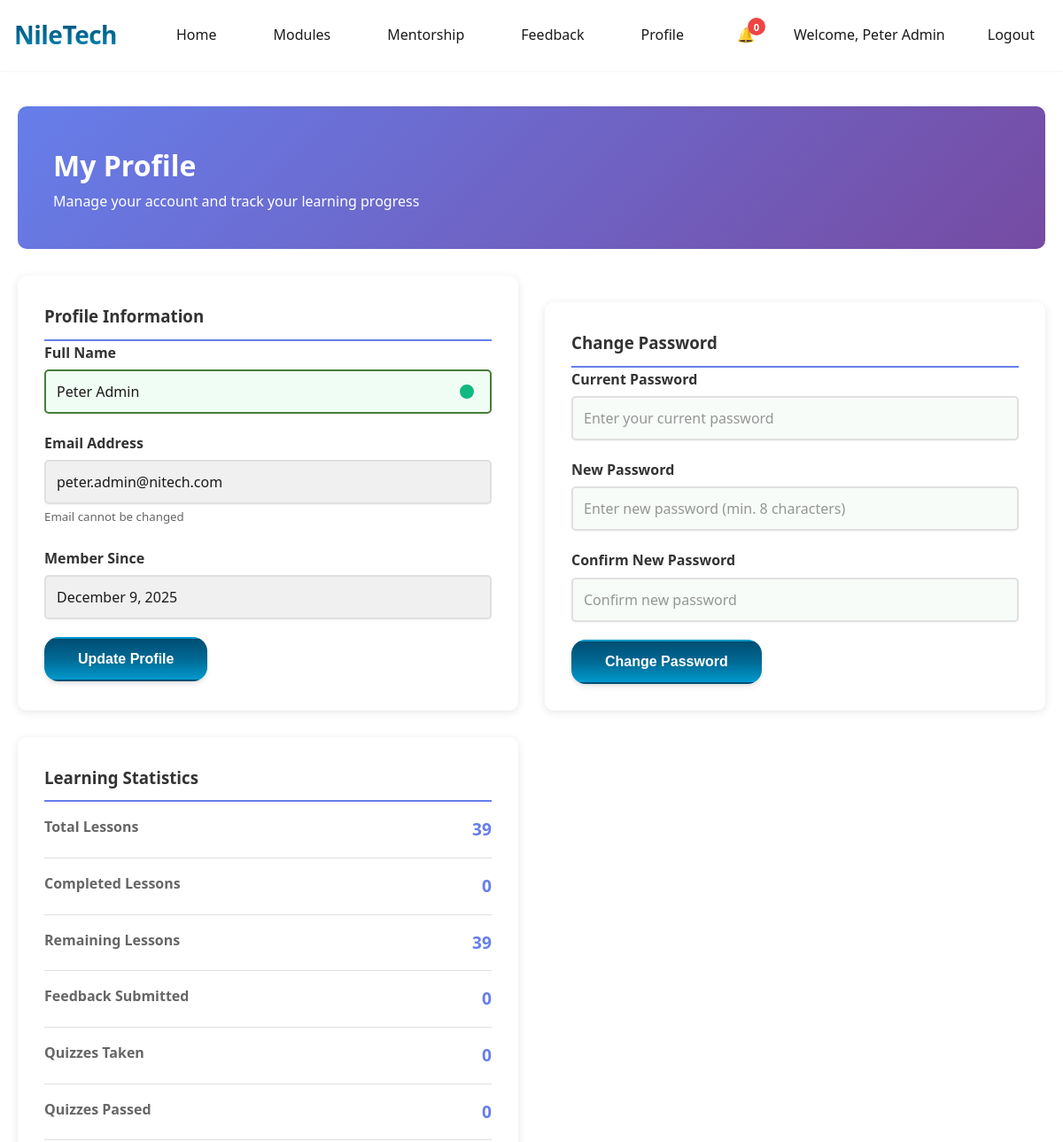
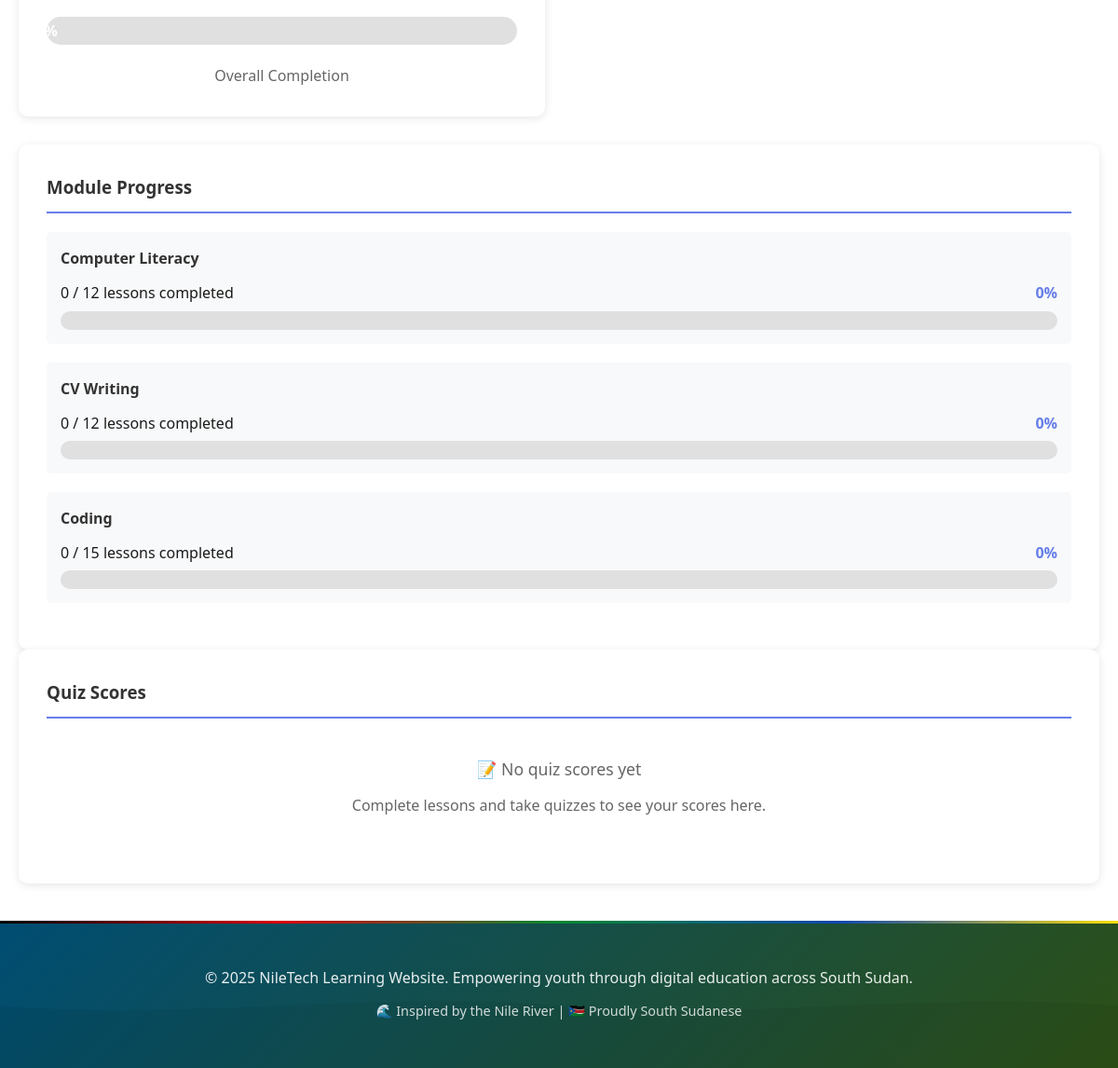
The page /pages/profile.php (signed in) on the database its author committed (2 pictures, top to bottom).
### tables this page shows
CREATE TABLE IF NOT EXISTS users (
    id INT(11) NOT NULL AUTO_INCREMENT,
    full_name VARCHAR(100) NOT NULL,
    email VARCHAR(100) NOT NULL UNIQUE,
    password VARCHAR(255) NOT NULL,
    role ENUM('user', 'admin') DEFAULT 'user',
    created_at TIMESTAMP DEFAULT CURRENT_TIMESTAMP,
    updated_at TIMESTAMP DEFAULT CURRENT_TIMESTAMP ON UPDATE CURRENT_TIMESTAMP,
    PRIMARY KEY (id),
    INDEX idx_email (email),
    INDEX idx_role (role)
);

CREATE TABLE IF NOT EXISTS modules (
    id INT(11) NOT NULL AUTO_INCREMENT,
    name VARCHAR(100) NOT NULL,
    slug VARCHAR(100) NOT NULL UNIQUE,
    description TEXT,
    icon VARCHAR(50),
    created_at TIMESTAMP DEFAULT CURRENT_TIMESTAMP,
    updated_at TIMESTAMP DEFAULT CURRENT_TIMESTAMP ON UPDATE CURRENT_TIMESTAMP,
    PRIMARY KEY (id),
    INDEX idx_slug (slug)
);

### config/session.php (called while the page is built, shortened)
<?php
$currentUserId   = $_SESSION['user_id'];
$currentUserName = $_SESSION['user_name'] ?? 'Learner';

### includes/functions.php (called while the page is built, shortened)
<?php
function formatDate($date, $format = 'F j, Y') {
    return date($format, strtotime($date));
}
?>

### pages/profile.php (the view, shortened to what this page needs)
<?php
require_once __DIR__ . '/config/session.php';
require_once __DIR__ . '/includes/functions.php';
$conn = getDBConnection();
$stmt = $conn->prepare("SELECT full_name, email, created_at FROM users WHERE id = ?");
$stmt->bind_param("i", $currentUserId);
$stmt->execute();
$result = $stmt->get_result();
$user = $result->fetch_assoc();
$statsQuery = "
    SELECT
        (SELECT COUNT(*) FROM lessons) as total_lessons,
        (SELECT COUNT(*) FROM user_progress WHERE user_id = ? AND completed = TRUE) as completed_lessons,
        (SELECT COUNT(*) FROM feedback WHERE user_id = ?) as feedback_count,
        (SELECT COUNT(*) FROM quiz_scores WHERE user_id = ?) as total_quizzes,
        (SELECT COUNT(*) FROM quiz_scores WHERE user_id = ? AND passed = TRUE) as passed_quizzes,
        (SELECT AVG(percentage) FROM quiz_scores WHERE user_id = ?) as avg_quiz_score
";
$stmt = $conn->prepare($statsQuery);
$stmt->bind_param("iiiii", $currentUserId, $currentUserId, $currentUserId, $currentUserId, $currentUserId);
$stmt->execute();
$result = $stmt->get_result();
$stats = $result->fetch_assoc();
$moduleStatsQuery = "
    SELECT
        m.id,
        m.name,
        m.slug,
        COUNT(l.id) as total_lessons,
        SUM(CASE WHEN up.completed = TRUE THEN 1 ELSE 0 END) as completed_lessons
    FROM modules m
    LEFT JOIN lessons l ON m.id = l.module_id
    LEFT JOIN user_progress up ON l.id = up.lesson_id AND up.user_id = ?
    GROUP BY m.id, m.name, m.slug
    ORDER BY m.id
";
$stmt = $conn->prepare($moduleStatsQuery);
$stmt->bind_param("i", $currentUserId);
$stmt->execute();
$result = $stmt->get_result();
$moduleStats = [];
while ($row = $result->fetch_assoc()) {
    $moduleStats[] = $row;
}
$quizScores = [];
$completionPercentage = $stats['total_lessons'] > 0
    ? round(($stats['completed_lessons'] / $stats['total_lessons']) * 100, 2)
    : 0;
?>
<!DOCTYPE html>
<html lang="en">
<head>
    <link rel="stylesheet" href="css/style.css">
</head>
<body>
    <nav class="navbar">
        <div class="container">
            <div class="nav-brand">
                <a href="index.php" style="text-decoration: none; color: inherit;">
                    <h1>NileTech</h1>
                </a>
            </div>
            <ul class="nav-menu" id="navMenu">
                <li><a href="index.php">Home</a></li>
                <li><a href="index.php#modules">Modules</a></li>
                <li><a href="mentorship.php">Mentorship</a></li>
                <li><a href="feedback.php">Feedback</a></li>
                <li><a href="profile.php" class="active">Profile</a></li>
                <li style="position: relative;">
                    <a href="#" id="notification-bell" class="nav-link-login" style="position: relative; padding: 8px 12px; text-decoration: none;">
                        🔔
                        <span id="notification-badge" style="display: none; position: absolute; top: 0; right: 0; background: #ef4444; color: white; border-radius: 50%; width: 20px; height: 20px; font-size: 0.7rem; display: flex; align-items: center; justify-content: center; font-weight: bold;">0</span>
                    </a>
                </li>
                <li class="nav-user">
                    <span>Welcome, <?php echo htmlspecialchars($currentUserName, ENT_QUOTES, 'UTF-8'); ?></span>
                </li>
                <li><a href="logout.php" class="nav-link-login">Logout</a></li>
            </ul>
        </div>
    </nav>
    <div class="profile-container">
        <div class="profile-header">
            <h1>My Profile</h1>
            <p>Manage your account and track your learning progress</p>
        </div>
        <div class="profile-content">
            <div class="profile-card">
                <h3>Profile Information</h3>
                <form method="POST">
                    <div class="form-group">
                        <label for="full_name">Full Name</label>
                        <input
                            type="text"
                            id="full_name"
                            name="full_name"
                            value="<?php echo htmlspecialchars($user['full_name'] ?? '', ENT_QUOTES, 'UTF-8'); ?>"
                            required
                        >
                    </div>
                    <div class="form-group">
                        <label for="email">Email Address</label>
                        <input
                            type="email"
                            id="email"
                            name="email"
                            value="<?php echo htmlspecialchars($user['email'] ?? '', ENT_QUOTES, 'UTF-8'); ?>"
                            disabled
                            style="background: #f0f0f0;"
                        >
                        <small style="color: #666;">Email cannot be changed</small>
                    </div>
                    <div class="form-group">
                        <label>Member Since</label>
                        <input
                            type="text"
                            value="<?php echo formatDate($user['created_at'] ?? date('Y-m-d')); ?>"
                            disabled
                            style="background: #f0f0f0;"
                        >
                    </div>
                    <button type="submit" name="update_profile" class="btn btn-primary">Update Profile</button>
                </form>
            </div>
            <div class="profile-card" style="margin-top: 30px;">
                <h3>Change Password</h3>
                <?php
                $passwordErrors = [];
                ?>
                <form method="POST">
                    <div class="form-group">
                        <label for="current_password">Current Password</label>
                        <input
                            type="password"
                            id="current_password"
                            name="current_password"
                            placeholder="Enter your current password"
                            required
                            <?php echo isset($passwordErrors['current_password']) ? 'style="border-color: #ef4444;"' : ''; ?>
                        >
                    </div>
                    <div class="form-group">
                        <label for="new_password">New Password</label>
                        <input
                            type="password"
                            id="new_password"
                            name="new_password"
                            placeholder="Enter new password (min. 8 characters)"
                            required
                            minlength="8"
                            <?php echo isset($passwordErrors['new_password']) ? 'style="border-color: #ef4444;"' : ''; ?>
                        >
                    </div>
                    <div class="form-group">
                        <label for="confirm_password">Confirm New Password</label>
                        <input
                            type="password"
                            id="confirm_password"
                            name="confirm_password"
                            placeholder="Confirm new password"
                            required
                            minlength="8"
                            <?php echo isset($passwordErrors['confirm_password']) ? 'style="border-color: #ef4444;"' : ''; ?>
                        >
                    </div>
                    <button type="submit" name="change_password" class="btn btn-primary">Change Password</button>
                </form>
            </div>
            <div class="profile-card">
                <h3>Learning Statistics</h3>
                <div class="stat-item">
                    <span class="stat-label">Total Lessons</span>
                    <span class="stat-value"><?php echo $stats['total_lessons']; ?></span>
                </div>
                <div class="stat-item">
                    <span class="stat-label">Completed Lessons</span>
                    <span class="stat-value"><?php echo $stats['completed_lessons']; ?></span>
                </div>
                <div class="stat-item">
                    <span class="stat-label">Remaining Lessons</span>
                    <span class="stat-value"><?php echo $stats['total_lessons'] - $stats['completed_lessons']; ?></span>
                </div>
                <div class="stat-item">
                    <span class="stat-label">Feedback Submitted</span>
                    <span class="stat-value"><?php echo $stats['feedback_count']; ?></span>
                </div>
                <div class="stat-item">
                    <span class="stat-label">Quizzes Taken</span>
                    <span class="stat-value"><?php echo $stats['total_quizzes'] ?? 0; ?></span>
                </div>
                <div class="stat-item">
                    <span class="stat-label">Quizzes Passed</span>
                    <span class="stat-value"><?php echo $stats['passed_quizzes'] ?? 0; ?></span>
                </div>
                <div class="progress-bar">
                    <div class="progress-fill" style="width: <?php echo $completionPercentage; ?>%;">
                        <?php echo $completionPercentage; ?>%
                    </div>
                </div>
                <p style="text-align: center; color: #666; margin-top: 10px;">Overall Completion</p>
            </div>
        </div>
        <div class="profile-card">
            <h3>Module Progress</h3>
            <?php foreach ($moduleStats as $module):
                $modulePercentage = $module['total_lessons'] > 0
                    ? round(($module['completed_lessons'] / $module['total_lessons']) * 100, 2)
                    : 0;
            ?>
                <div class="module-progress">
                    <h4>
                        <a href="module.php?module=<?php echo urlencode($module['slug']); ?>" style="text-decoration: none; color: #333;">
                            <?php echo htmlspecialchars($module['name']); ?>
                        </a>
                    </h4>
                    <div style="display: flex; justify-content: space-between; margin-bottom: 5px;">
                        <span><?php echo $module['completed_lessons']; ?> / <?php echo $module['total_lessons']; ?> lessons completed</span>
                        <span style="font-weight: 600; color: #667eea;"><?php echo $modulePercentage; ?>%</span>
                    </div>
                    <div class="module-progress-bar">
                    </div>
                </div>
            <?php endforeach; ?>
        </div>
        <div class="profile-card">
            <h3>Quiz Scores</h3>
            <?php if (empty($quizScores)): ?>
                <div style="padding: 40px; text-align: center; color: #666;">
                    <p style="font-size: 1.1rem; margin-bottom: 10px;">📝 No quiz scores yet</p>
                    <p>Complete lessons and take quizzes to see your scores here.</p>
                </div>
            <?php endif; ?>
        </div>
    </div>
    <footer class="footer">
        <div class="container">
            <p>&copy; 2025 NileTech Learning Website. Empowering youth through digital education across South Sudan.</p>
            <p style="margin-top: 10px; font-size: 0.9rem; opacity: 0.8;">🌊 Inspired by the Nile River | 🇸🇸 Proudly South Sudanese</p>
        </div>
    </footer>
</body>
</html>

### pages/profile.php (style rules this page uses)
.profile-container { max-width: 1200px; margin: 40px auto; padding: 0 20px; }
.profile-header { background: linear-gradient(135deg, #667eea 0%, #764ba2 100%); color: white; padding: 40px; border-radius: 10px; margin-bottom: 30px; }
.profile-content { display: grid; grid-template-columns: 1fr 1fr; gap: 30px; margin-bottom: 30px; }
.profile-card { background: white; padding: 30px; border-radius: 10px; box-shadow: 0 2px 10px rgba(0,0,0,0.1); }
.profile-card h3 { margin-top: 0; color: #333; border-bottom: 2px solid #667eea; padding-bottom: 10px; }
.stat-item { display: flex; justify-content: space-between; padding: 15px 0; border-bottom: 1px solid #e0e0e0; }
.stat-label { font-weight: 600; color: #666; }
.stat-value { font-size: 1.2rem; font-weight: 700; color: #667eea; }
.progress-bar { width: 100%; height: 30px; background: #e0e0e0; border-radius: 15px; overflow: hidden; margin: 20px 0; }
.progress-fill { height: 100%; background: linear-gradient(135deg, #667eea 0%, #764ba2 100%); transition: width 0.3s; display: flex; align-items: center; justify-content: center; color: white; font-weight: 600; }
.module-progress { margin: 20px 0; padding: 15px; background: #f8f9fa; border-radius: 5px; }
.module-progress h4 { margin: 0 0 10px 0; color: #333; }
.module-progress-bar { width: 100%; height: 20px; background: #e0e0e0; border-radius: 10px; overflow: hidden; }
.form-group { margin-bottom: 20px; }
.form-group label { display: block; margin-bottom: 5px; font-weight: 600; color: #333; }
.form-group input { width: 100%; padding: 12px; border: 2px solid #e0e0e0; border-radius: 5px; font-size: 1rem; }

### rows shown on the page
users: full_name "Peter Admin", email "peter.admin@nitech.com", created_at "December 9, 2025"
modules: name "Computer Literacy", completed_lessons "0", total_lessons "12", modulePercentage "0"
modules: name "CV Writing", completed_lessons "0", total_lessons "12", modulePercentage "0"
modules: name "Coding", completed_lessons "0", total_lessons "15", modulePercentage "0"

### other values the page prints
$currentUserName "Peter Admin"
$stats['total_lessons'] "39"
$stats['completed_lessons'] "0"
$stats['total_lessons'] - $stats['completed_lessons'] "39"
$stats['feedback_count'] "0"
$stats['total_quizzes'] "0"
$stats['passed_quizzes'] "0"
